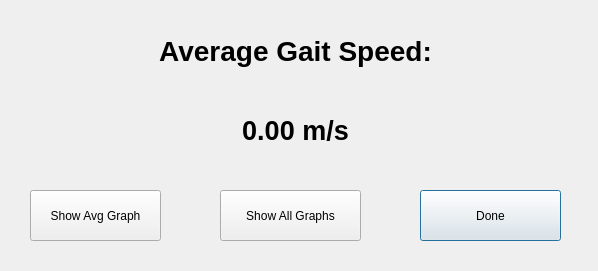
<?xml version="1.0" encoding="UTF-8"?>
<ui version="4.0">
 <class>Dialog</class>
 <widget class="QDialog" name="Dialog">
  <property name="geometry">
   <rect>
    <x>0</x>
    <y>0</y>
    <width>598</width>
    <height>271</height>
   </rect>
  </property>
  <property name="windowTitle">
   <string>Gait Results</string>
  </property>
  <widget class="QLabel" name="label">
   <property name="geometry">
    <rect>
     <x>10</x>
     <y>20</y>
     <width>571</width>
     <height>61</height>
    </rect>
   </property>
   <property name="sizeIncrement">
    <size>
     <width>2</width>
     <height>2</height>
    </size>
   </property>
   <property name="font">
    <font>
     <pointsize>21</pointsize>
     <weight>75</weight>
     <bold>true</bold>
    </font>
   </property>
   <property name="text">
    <string>Average Gait Speed:</string>
   </property>
   <property name="alignment">
    <set>Qt::AlignCenter</set>
   </property>
  </widget>
  <widget class="QLabel" name="label_2">
   <property name="geometry">
    <rect>
     <x>10</x>
     <y>100</y>
     <width>571</width>
     <height>61</height>
    </rect>
   </property>
   <property name="font">
    <font>
     <pointsize>20</pointsize>
     <weight>75</weight>
     <bold>true</bold>
    </font>
   </property>
   <property name="text">
    <string>0.00 m/s</string>
   </property>
   <property name="alignment">
    <set>Qt::AlignCenter</set>
   </property>
  </widget>
  <widget class="QPushButton" name="pushButton_2">
   <property name="geometry">
    <rect>
     <x>420</x>
     <y>190</y>
     <width>141</width>
     <height>51</height>
    </rect>
   </property>
   <property name="text">
    <string>Done</string>
   </property>
  </widget>
  <widget class="QPushButton" name="pushButton_3">
   <property name="geometry">
    <rect>
     <x>30</x>
     <y>190</y>
     <width>131</width>
     <height>51</height>
    </rect>
   </property>
   <property name="text">
    <string>Show Avg Graph</string>
   </property>
  </widget>
  <widget class="QPushButton" name="pushButton_4">
   <property name="geometry">
    <rect>
     <x>220</x>
     <y>190</y>
     <width>141</width>
     <height>51</height>
    </rect>
   </property>
   <property name="text">
    <string>Show All Graphs</string>
   </property>
  </widget>
 </widget>
 <resources/>
 <connections/>
</ui>
